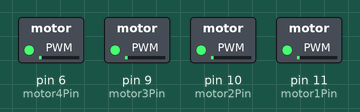
The sketch below on a simulated Arduino Uno, built with avr-gcc and run on an emulated ATmega328P. Parts: switched loads named in the sketch (green lamp = pin HIGH). What the sketch prints to the serial monitor is not drawn.

Above: at 0.05 s.
At 1.25 s:
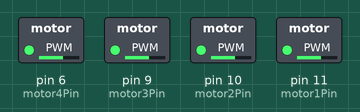
At 1.95 s:
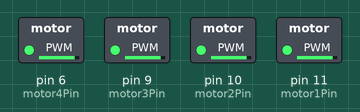
At 3.85 s:
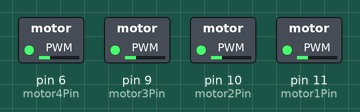
Timing chart, 0 to 5.6 s (numbered marks = the images above):
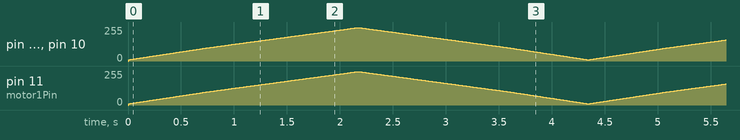

The sketch:

loop_no_switch.ino
```cpp
const int motor1Pin = 11;
const int motor2Pin = 10;
const int motor3Pin = 9;
const int motor4Pin = 6;
int pwm = 0;
bool up = true;

void setup() {
  pinMode(motor1Pin, OUTPUT);
  pinMode(motor2Pin, OUTPUT);
  pinMode(motor3Pin, OUTPUT);
  pinMode(motor4Pin, OUTPUT);
  Serial.begin(9600);
}

void loop() {

  if (pwm > 250) {
    up = false;
  } else if (pwm < 10) {
    up = true;
  }

  if (up) {
    pwm = pwm + 1;
  } else {
    pwm = pwm - 1;
  }

  Serial.print("pwm=");
  Serial.println(pwm);

  analogWrite(motor1Pin, pwm);
  analogWrite(motor2Pin, pwm);
  analogWrite(motor3Pin, pwm);
  analogWrite(motor4Pin, pwm);
}
```
